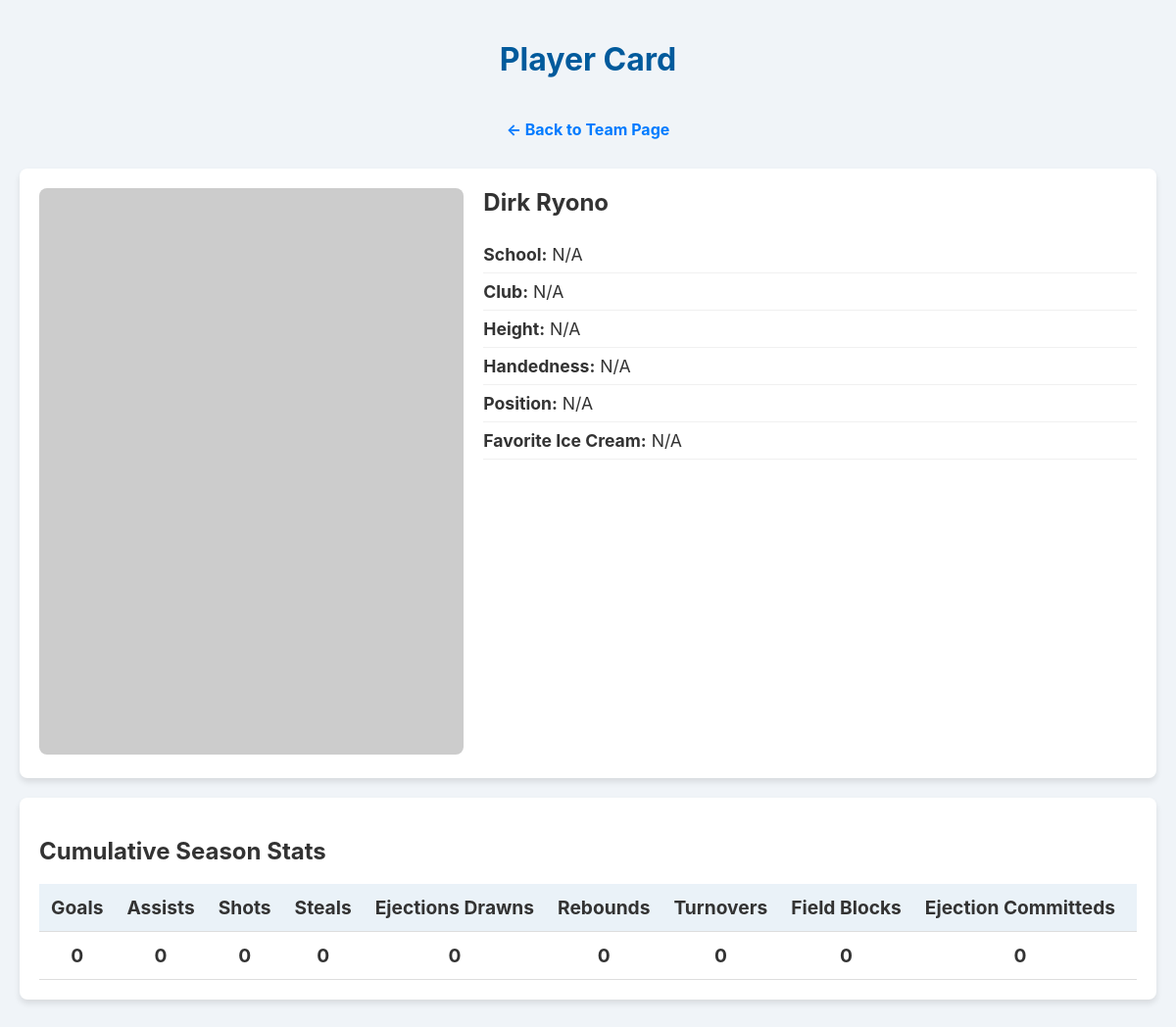
Page /team/SC_10U_coed/player/Dirk Ryono on the committed database.
### app.py (models this page shows)
class Player(db.Model):
    id = db.Column(db.Integer, primary_key=True)
    name = db.Column(db.String(100), nullable=False)
    team_id = db.Column(db.String(100), db.ForeignKey('team.id'), nullable=False)
    cap_number = db.Column(db.Integer)
    picture = db.Column(db.String(255))
    school = db.Column(db.String(100))
    club = db.Column(db.String(100))
    height = db.Column(db.String(20))
    handedness = db.Column(db.String(20))
    position = db.Column(db.String(50))
    favorite_ice_cream = db.Column(db.String(100))

### app.py (the view)
@app.route('/team/<team_id>/player/<player_name>')
def player_detail(team_id, player_name):
    player = Player.query.filter_by(team_id=team_id, name=player_name).first_or_404()
    roster = Player.query.filter_by(team_id=team_id).all()
    season_stats = calculate_season_stats_from_db(team_id, roster)
    player_stats = season_stats.get(player_name, {cat: 0 for cat in STAT_CATEGORIES})
    return render_template('player.html', team_id=team_id, player=player, stats=player_stats, stat_categories=STAT_CATEGORIES)

### app.py (called while the page is built, shortened)
def calculate_season_stats_from_db(team_id, roster):
    player_names = [player.name for player in roster]
    season_stats = {name: {cat: 0 for cat in STAT_CATEGORIES} for name in player_names}
    games = Game.query.filter_by(team_id=team_id).all()
    return season_stats

@app.context_processor
def inject_version():
    return dict(version=time.time())

### templates/player.html (shortened to what this page needs)
<!DOCTYPE html>
<html lang="en">
<head>
    <link rel="stylesheet" href="{{ url_for('static', filename='style.css') }}?v={{ version }}">
</head>
<body>
    <header>
        <h1>Player Card</h1>
        <a href="{{ url_for('index', team_id=team_id) }}" class="back-link">&larr; Back to Team Page</a>
    </header>
    <main class="container">
        <div class="card player-card">
            <div class="player-card-photo">
                <img src="{{ player.picture or 'https://placehold.co/300x400/E2E8F0/4A5568?text=No+Photo' }}" alt="Photo of {{ player.name }}" onerror="this.onerror=null;this.src='https://placehold.co/300x400/E2E8F0/4A5568?text=Image+Not+Found';">
            </div>
            <div class="player-card-info">
                <h2>{{ player.name }}</h2>
                <ul>
                    <li><strong>School:</strong> {{ player.school or 'N/A' }}</li>
                    <li><strong>Club:</strong> {{ player.club or 'N/A' }}</li>
                    <li><strong>Height:</strong> {{ player.height or 'N/A' }}</li>
                    <li><strong>Handedness:</strong> {{ player.handedness or 'N/A' }}</li>
                    <li><strong>Position:</strong> {{ player.position or 'N/A' }}</li>
                    <li><strong>Favorite Ice Cream:</strong> {{ player.favorite_ice_cream or 'N/A' }}</li>
                </ul>
            </div>
        </div>
        <div class="card">
            <h2>Cumulative Season Stats</h2>
            <div class="table-container">
                <table class="player-stats-table">
                    <thead>
                        <tr>
                            {% for category in stat_categories %}
                                <th>{{ category.replace('_', ' ').title() }}s</th>
                            {% endfor %}
                        </tr>
                    </thead>
                    <tbody>
                        <tr>
                            {% for category in stat_categories %}
                                <td>{{ stats.get(category, 0) }}</td>
                            {% endfor %}
                        </tr>
                    </tbody>
                </table>
            </div>
        </div>
    </main>
</body>
</html>

### static/style.css (style rules this page uses)
body { font-family: -apple-system, BlinkMacSystemFont, "Segoe UI", Roboto, Helvetica, Arial, sans-serif; background-color: #f0f4f8; color: #333; margin: 0; padding: 20px; }
.container { max-width: 1200px; margin: 0 auto; }
header { text-align: center; margin-bottom: 30px; color: #005a9c; width: 100%; }
.card { background-color: #fff; border-radius: 8px; box-shadow: 0 4px 6px rgba(0,0,0,0.1); padding: 20px; margin-bottom: 20px; }
.table-container { width: 100%; overflow-x: auto; }
table { width: 100%; border-collapse: collapse; }
th, td { text-align: left; padding: 12px; border-bottom: 1px solid #ddd; white-space: nowrap; }
th { background-color: #eaf2f8; }
.back-link { display: inline-block; margin-top: 20px; font-size: 16px; text-decoration: none; font-weight: bold; color: #007bff; }
.player-card { display: flex; flex-wrap: wrap; gap: 20px; }
.player-card-photo { flex-basis: 250px; flex-grow: 1; }
.player-card-photo img { width: 100%; height: auto; border-radius: 8px; object-fit: cover; }
.player-card-info { flex-basis: 300px; flex-grow: 2; }
.player-card-info h2 { margin-top: 0; }
.player-card-info ul { list-style-type: none; padding: 0; }
.player-card-info li { font-size: 1.1em; padding: 8px 0; border-bottom: 1px solid #f0f0f0; }
.player-stats-table th, .player-stats-table td { text-align: center; font-size: 1.2em; font-weight: bold; }

### rows in the picture
Player: name "Dirk Ryono", school "N/A", club "N/A", height "N/A", handedness "N/A", position "N/A", favorite_ice_cream "N/A"

### other values in the picture
{{ category.replace('_', ' ').title() }} "Goal" "Assist" "Shot" "Steal" "Ejections Drawn" "Rebound" "Turnover" "Field Block" "Ejection Committed"
{{ stats.get(category, 0) }} "0" "0" "0" "0" "0" "0" "0" "0" "0"
